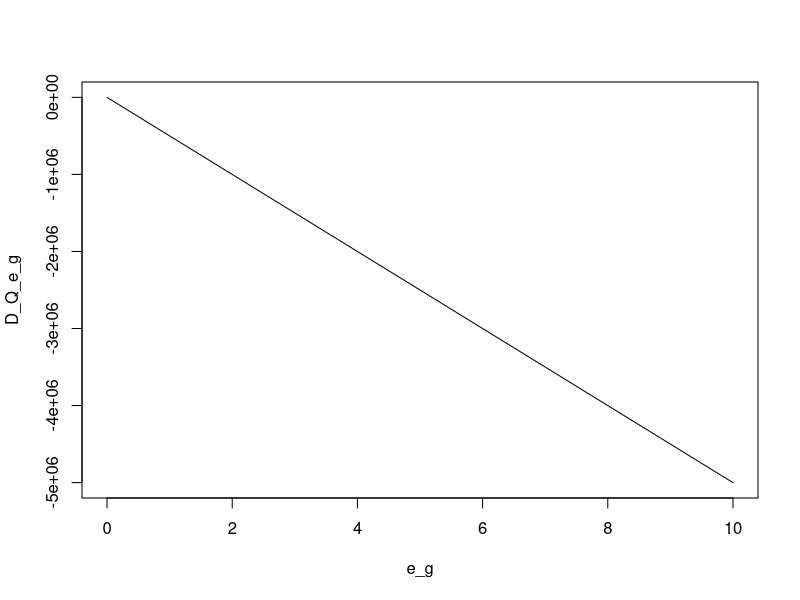
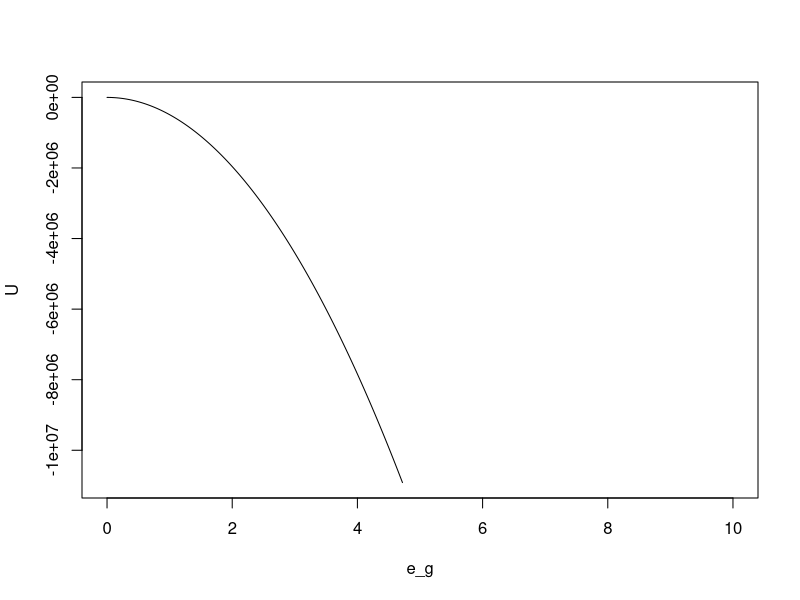
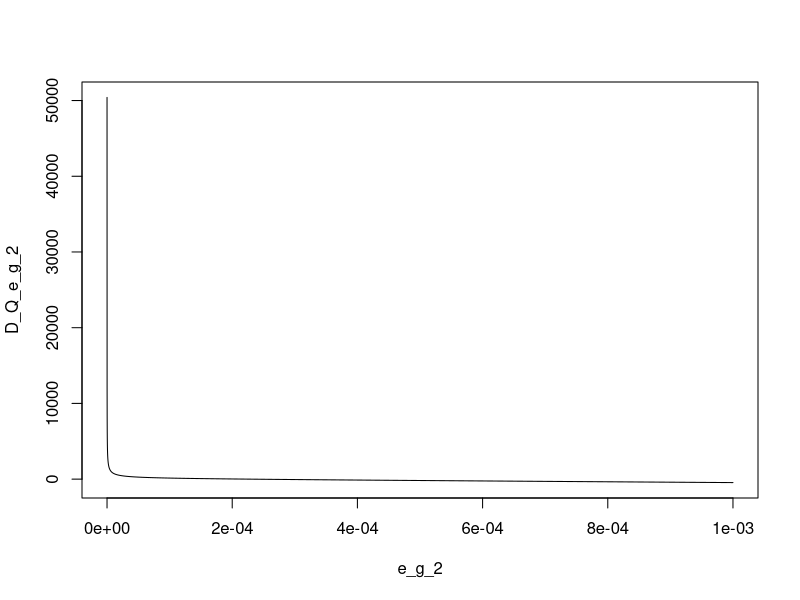
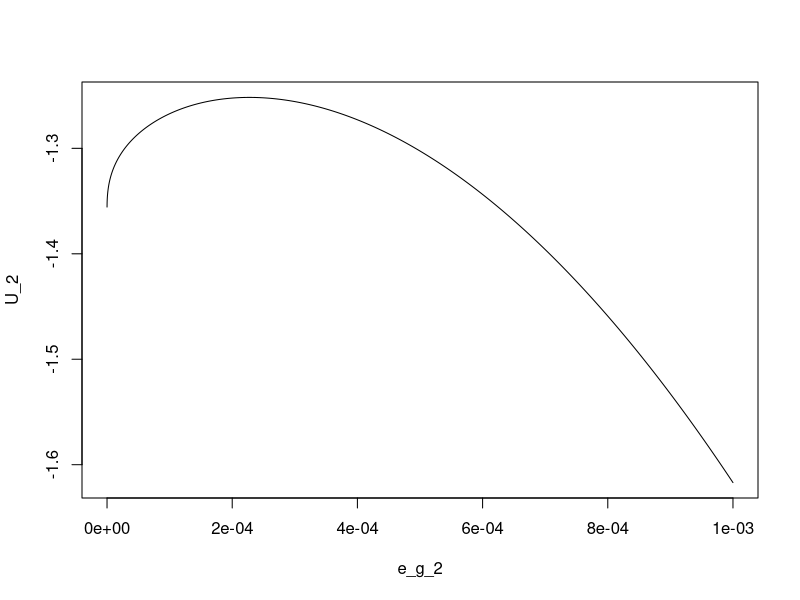
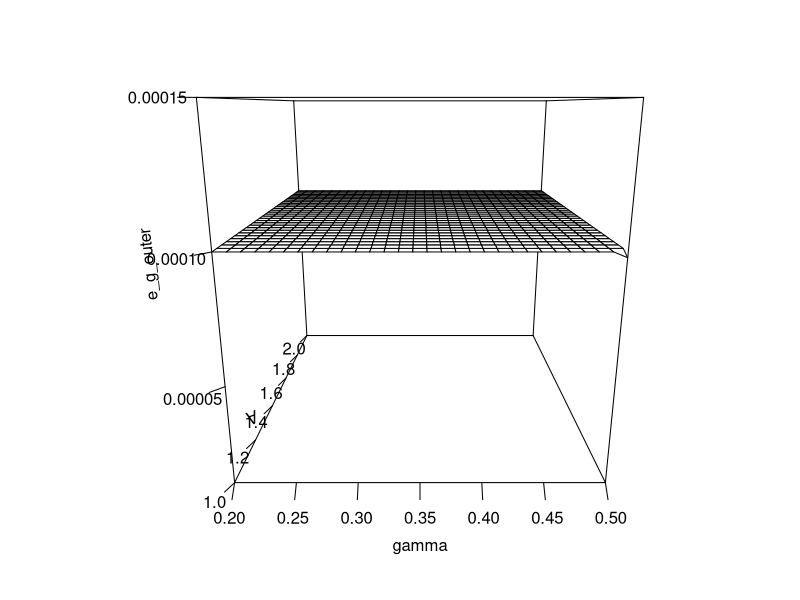
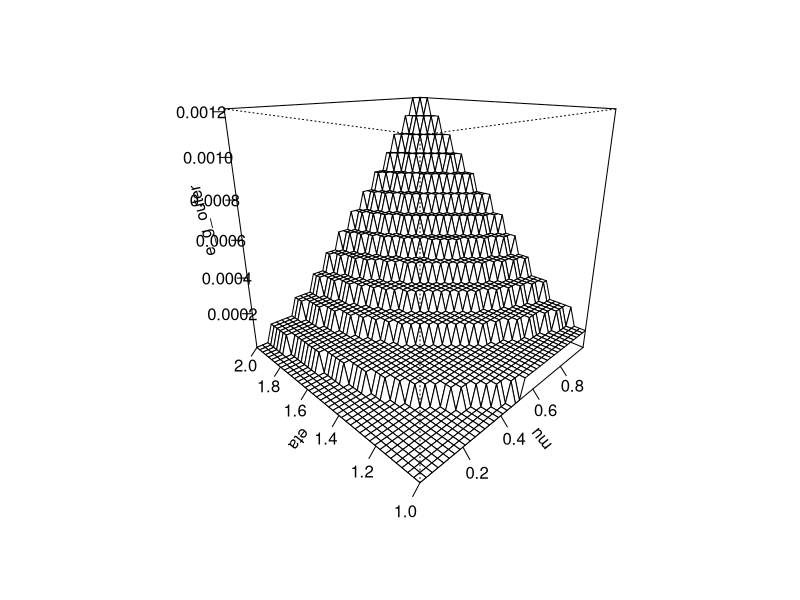

These charts were generated, in order, by the following R code:
# Define parameter values
A <- 2; eta <- 2; mu <- 0.2; N <- 100; gamma <- 0.4

# Define HH level emission output vector
e_g <- seq(0,10,by=0.001)

# Calculate a the first derivative of Q w.r.t. e 
D_Q_e_g <- ((gamma*A*e_g^(gamma-1)-1)/(1+A*e_g^(gamma))-e_g)- eta*(N^eta)*(mu^(-eta))*e_g^(eta-1)

# Plot the derivatives:
plot(e_g,D_Q_e_g, type = 'l')

# Get the derivatives for the three smallest outputs:
D_Q_e_g[1:3]

# There is no numerical solution found.


# Alternative: directly maximize the utility w.r.t. e_g: 
# beta is needed; chosen at some plausible level
b <- 0.96

# Give utility function in terms of e_g
U <- log(((1)/(1+b))*(1+A*e_g^(gamma)-e_g)) + b*log(((b)/(1+b))*(1+A*e_g^(gamma)-e_g)) - (1+b)*((e_g*N)/mu)^(eta)

# plot utility function w.r.t. e_g
plot(e_g,U, type = 'l')





# Define the same as before but for shorter range of emission values:
e_g_2 <- seq(0.00000001,0.001,length.out = 10000)
D_Q_e_g_2 <- ((gamma*A*e_g_2^(gamma-1)-1)/(1+A*e_g_2^(gamma))-e_g_2)- eta*(N^eta)*(mu^(-eta))*e_g_2^(eta-1)
U_2 <- log(((1)/(1+b))*(1+A*e_g_2^(gamma)-e_g_2)) + b*log(((b)/(1+b))*(1+A*e_g_2^(gamma)-e_g_2)) - (1+b)*((e_g_2*N)/mu)^(eta)

plot(e_g_2,D_Q_e_g_2, type = 'l')
plot(e_g_2,U_2, type = 'l')

# it appears as the utility is maximized for an output very close to zero, 
# but not exactly zero



#############################################################################################
# It follows the same procedure but to find the optimal emissions for varying gamma and A:
eta <- 2; mu <- 0.2; b <- 0.96
# Define HH level emission output vector
e_g <- seq(0.0000001,0.0001,length.out = 100)
gamma <- seq(0.2,0.5,length.out = 30)
A <- seq(1,2,length.out = 30)
e_g_outer <- matrix(rep(0,30^2),ncol = 30,nrow = 30)

for(i in 1:length(gamma)){
  for(j in 1:length(A)){
    e_g_outer[i,j] <- e_g[which.max(log(((1)/(1+b))*(1+A[j]*e_g^(gamma[i])-e_g)) + 
                            b*log(((b)/(1+b))*(1+A[j]*e_g^(gamma[i])-e_g)) - 
                            (1+b)*((e_g*N)/mu)^(eta))]
  }
}
e_g_outer
persp(gamma,A,e_g_outer,zlim = c(0.00001,0.00015),ticktype = 'detailed')


# It looks like this is almost independent of gamma and A values. Maybe an approach with mu and eta varying explains more:
# vary eta and mu
gamma <- 0.5; A <- 2; b <- 0.96
e_g <- seq(0.0000001,0.01,length.out = 100)
mu <- seq(0.01,0.99,length.out = 40)
eta <- seq(1,2,length.out = 40)
e_g_outer <- matrix(rep(0,40^2),ncol = 40,nrow = 40)

for(i in 1:length(mu)){
  for(j in 1:length(eta)){
    e_g_outer[i,j] <- e_g[which.max(log(((1)/(1+b))*(1+A*e_g^(gamma)-e_g)) + 
                                      b*log(((b)/(1+b))*(1+A*e_g^(gamma)-e_g)) - 
                                      (1+b)*((e_g*N)/mu[i])^(eta[j]))]
  }
}
persp(mu,eta,e_g_outer,ticktype = 'detailed', theta = -45, phi=20)

# clearly the varuation in mu explains the most change, while eta does appear to have a greater influence than A or gamma


